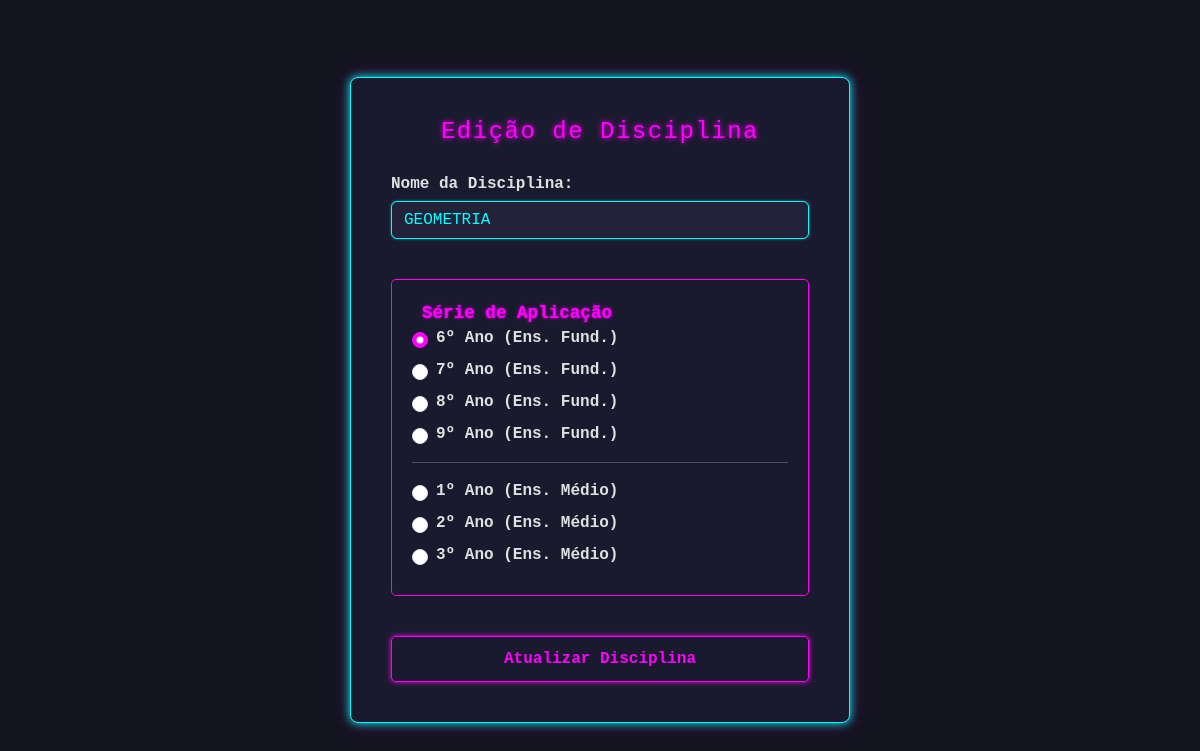
The page /FORMULÁRIOS/DISCIPLINAS/editar_disciplinas.php?id=66 on the database its author committed.
### tables this page shows
CREATE TABLE IF NOT EXISTS `disciplinas` (
  `id` int NOT NULL AUTO_INCREMENT,
  `disciplina` varchar(256) NOT NULL,
  `id_escolaridade` int NOT NULL,
  PRIMARY KEY (`id`)
);

### FORMULÁRIOS/DISCIPLINAS/editar_disciplinas.php (the view, shortened to what this page needs)
<?php
require_once('../../DASHBOARDS/include/connection.php');
$id = intval($_GET['id']);
$sql_disc = "SELECT * FROM disciplinas WHERE id = :id";
$stmt = $pdo->prepare($sql_disc);
$stmt->bindParam(":id", $id, PDO::PARAM_INT);
$stmt->execute();
$disciplina = $stmt->fetch(PDO::FETCH_ASSOC);
$id_escolaridade = $disciplina['id_escolaridade'];
?>
<!DOCTYPE html>
<html lang="pt-br">
<head>
    <link href="https://cdn.jsdelivr.net/npm/bootstrap@5.3.3/dist/css/bootstrap.min.css" rel="stylesheet">
</head>
<body>
    <form class="form-neon" action="proc_disciplinas.php" method="POST">
        <h1>Edição de Disciplina</h1>
        <div class="mb-3">
            <label for="disciplina">Nome da Disciplina:</label>
            <input
                type="text"
                class="form-control"
                id="disciplina"
                name="disciplina"
                value="<?= htmlspecialchars($disciplina['disciplina']); ?>"
                required
                placeholder="Ex: Função Afim">
        </div>
        <br>
        <fieldset class="fieldset-neon">
            <legend>Série de Aplicação</legend>
            <div class="form-check">
                <input class="form-check-input" type="radio" id="serie_6" name="id_escolaridade" value="1" required
                       <?= $id_escolaridade == 1 ? 'checked' : '' ?>>
                <label class="form-check-label" for="serie_6">6º Ano (Ens. Fund.)</label>
            </div>
            <div class="form-check">
                <input class="form-check-input" type="radio" id="serie_7" name="id_escolaridade" value="2"
                       <?= $id_escolaridade == 2 ? 'checked' : '' ?>>
                <label class="form-check-label" for="serie_7">7º Ano (Ens. Fund.)</label>
            </div>
            <div class="form-check">
                <input class="form-check-input" type="radio" id="serie_8" name="id_escolaridade" value="3"
                       <?= $id_escolaridade == 3 ? 'checked' : '' ?>>
                <label class="form-check-label" for="serie_8">8º Ano (Ens. Fund.)</label>
            </div>
            <div class="form-check">
                <input class="form-check-input" type="radio" id="serie_9" name="id_escolaridade" value="4"
                       <?= $id_escolaridade == 4 ? 'checked' : '' ?>>
                <label class="form-check-label" for="serie_9">9º Ano (Ens. Fund.)</label>
            </div>
            <hr>
            <div class="form-check">
                <input class="form-check-input" type="radio" id="serie_1" name="id_escolaridade" value="5"
                       <?= $id_escolaridade == 5 ? 'checked' : '' ?>>
                <label class="form-check-label" for="serie_1">1º Ano (Ens. Médio)</label>
            </div>
            <div class="form-check">
                <input class="form-check-input" type="radio" id="serie_2" name="id_escolaridade" value="6"
                       <?= $id_escolaridade == 6 ? 'checked' : '' ?>>
                <label class="form-check-label" for="serie_2">2º Ano (Ens. Médio)</label>
            </div>
            <div class="form-check">
                <input class="form-check-input" type="radio" id="serie_3" name="id_escolaridade" value="7"
                       <?= $id_escolaridade == 7 ? 'checked' : '' ?>>
                <label class="form-check-label" for="serie_3">3º Ano (Ens. Médio)</label>
            </div>
        </fieldset>
        <div class="d-grid">
            <button type="submit" class="btn-neon">Atualizar Disciplina</button>
        </div>
    </form>
</body>
</html>

### FORMULÁRIOS/DISCIPLINAS/editar_disciplinas.php (style rules this page uses)
:root { --neon-blue: #00ffff; --neon-magenta: #ff00ff; --dark-bg-main: #141421; --dark-bg-area: #1a1a2e; --item-bg: #22223a; --text-color: #e0e0e0; --border-color: rgba(0, 255, 255, 0.1); --shadow-intensity: 0 0 10px; }
body { background-color: var(--dark-bg-main); color: var(--text-color); font-family: 'Consolas', 'Courier New', monospace; display: flex; justify-content: center; align-items: center; min-height: 100vh; margin: 0; padding: 20px; }
h1 { color: var(--neon-magenta); text-shadow: 0 0 5px var(--neon-magenta); margin-bottom: 25px; letter-spacing: 1.5px; text-align: center; font-size: 1.5rem; }
.form-neon { background-color: var(--dark-bg-area); padding: 40px; border-radius: 8px; border: 1px solid var(--neon-blue); box-shadow: var(--shadow-intensity) var(--neon-blue), 0 0 20px rgba(255, 0, 255, 0.2); width: 100%; max-width: 500px; }
.fieldset-neon { border: 1px solid var(--neon-magenta) !important; padding: 20px !important; margin-bottom: 20px !important; border-radius: 5px; }
.fieldset-neon legend { color: var(--neon-magenta); text-shadow: 0 0 3px var(--neon-magenta); font-weight: bold; width: inherit; padding: 0 10px; border-bottom: none; font-size: 1.1em; margin-bottom: 0; }
label { color: var(--text-color); margin-bottom: 5px; display: block; font-weight: bold; }
.form-control { background-color: var(--item-bg) !important; border: 1px solid var(--neon-blue) !important; color: var(--neon-blue) !important; box-shadow: 0 0 3px rgba(0, 255, 255, 0.5) !important; transition: all 0.2s; }
.form-control::placeholder { color: rgba(0, 255, 255, 0.5) !important; }
.form-check { margin-bottom: 8px; }
.form-check-input { margin-top: 0.35em; }
.form-check-input:checked { background-color: var(--neon-magenta) !important; border-color: var(--neon-magenta) !important; }
.form-check-label { color: var(--text-color); }
.btn-neon { --btn-color: var(--neon-magenta); background: transparent; color: var(--btn-color); border: 1px solid var(--btn-color); padding: 10px 20px; border-radius: 5px; box-shadow: 0 0 5px var(--btn-color); transition: all 0.3s; font-weight: bold; width: 100%; margin-top: 20px; }

### rows shown on the page
disciplinas: disciplina "GEOMETRIA", id_escolaridade "☑ 6º Ano (Ens. Fund.)", id_escolaridade "☐ 7º Ano (Ens. Fund.)", id_escolaridade "☐ 8º Ano (Ens. Fund.)", id_escolaridade "☐ 9º Ano (Ens. Fund.)", id_escolaridade "☐ 1º Ano (Ens. Médio)", id_escolaridade "☐ 2º Ano (Ens. Médio)", id_escolaridade "☐ 3º Ano (Ens. Médio)"
